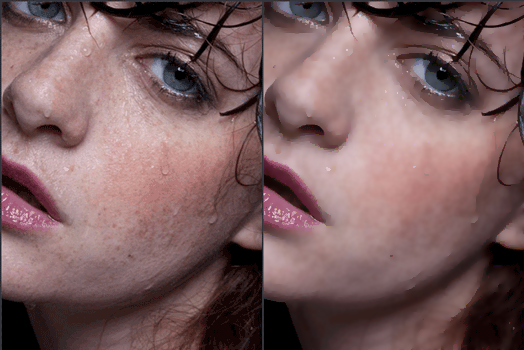
//> input picture anisotropic_diffusion/images/output/demo.png, 524 x 350 px
$ ./fast_bilateral_approximation   (built with g++ and OpenCV 4)
//> lines starting //> are read from the running program, lines starting //| are printed output that depends on the picture
// C++
#include <assert.h>
#include <cmath>
#include <string>
#include <vector>
#include <fstream>
#include <iostream>
// OpenCV
#include <opencv2/opencv.hpp>


namespace {
    void run(const std::function<void()>& work=[]{}, const std::string message="") {
        auto start = std::chrono::steady_clock::now();
        work();
        auto finish = std::chrono::steady_clock::now();
        auto duration = std::chrono::duration_cast<std::chrono::milliseconds>(finish - start);
        std::cout << message << " " << duration.count() << " ms" <<  std::endl;
    }
    void cv_show(const cv::Mat& one_image, const char* info="") {
        cv::imshow(info, one_image);
        cv::waitKey(0);
        cv::destroyAllWindows();
    }
    cv::Mat cv_concat(const std::vector<cv::Mat>& images){
        cv::Mat display;
        cv::hconcat(images, display);
        return display;
    }
    bool cv_write(const cv::Mat& source, const std::string save_path) {
        return cv::imwrite(save_path, source, std::vector<int>({cv::IMWRITE_PNG_COMPRESSION, 0}));
    }

    template<typename T>
    T min_in_array(const T* const data_ptr, const int length) {
        if(length < 1) return 0;
        T min_value = data_ptr[0];
        for(int i = 1;i < length; ++i)
            if(data_ptr[i] < min_value)
                min_value = data_ptr[i];
        return min_value;
    }
    template<typename T>
    T max_in_array(const T* const data_ptr, const int length) {
        if(length < 1) return 0;
        T max_value = data_ptr[0];
        for(int i = 1;i < length; ++i)
            if(data_ptr[i] > max_value)
                max_value = data_ptr[i];
        return max_value;
    }

    template<typename T>
    inline T clip(T x, T down, T up) {
        if(x < down) x = down;
        else if(x > up) x = up;
        return x;
    }
}


cv::Mat fast_bilateral_approximation(
        const cv::Mat& input,
        const cv::Mat& refer,
        // 采样率
        const float spatial_sample=8,
        const float range_sample=0.1,
        // 网格做滤波时候的半径
        const int grid_padding=2,
        // 打印信息
        const bool verbose=true) {

    using pointer_type = const float* const;

    // 【1】********************** 收集图像信息 **********************
    const int H = input.rows;
    const int W = input.cols;
    const int length = H * W;
    assert(H == refer.rows and W == refer.cols and "shapes of input and refer must be the same");
    assert(input.channels() == 1 and refer.channels() == 1 and "only gray images are supported");

    // 【2】********************** 根据图像的宽高, 亮度构建双边网格 **********************
    // 计算图像中的取值范围, 用于定义值域网格
    pointer_type refer_ptr = refer.ptr<float>();
    const float range_min = min_in_array(refer_ptr, length);
    const float range_max = max_in_array(refer_ptr, length);
    const float range_interval = range_max - range_min;
    if(verbose) {
        std::cout << "intensity    :  [" << range_min << ", " << range_max << "]" << std::endl;
    }
    // 决定下采样网格的大小
    const int grid_height = std::floor((H - 1) / spatial_sample) + 1 + 2 * grid_padding;
    const int grid_width = std::floor((W - 1) / spatial_sample) + 1 + 2 * grid_padding;
    const int grid_value = std::floor(range_interval / range_sample) + 1 + 2 * grid_padding;
    // 创建 grid, 一个是分母的加权部分, 另一个是分子(齐次的 1)
    const int grid_size = grid_height * grid_width * grid_value;
    std::vector<float> wi_grid(grid_size, 0);
    std::vector<float> w_grid(grid_size, 0);
    if(verbose) {
        std::cout << "grid  :  \n";
        std::cout << "\theight     :  " << grid_height << std::endl;
        std::cout << "\twidth      :  " << grid_width << std::endl;
        std::cout << "\tvalue      :  " << grid_value << std::endl;
        std::cout << "\tgrid_size  :  "<< grid_size << std::endl;
    }
    // 根据参考图像的信息, 将输入图像下采样填充到 grid 网格中
    for(int i = 0;i < H; ++i) {
        const int x = std::floor(i / spatial_sample) + grid_padding + 1;  // 图像第 i 行映射到网格中的坐标
        pointer_type I_ptr = input.ptr<float>() + i * W;  // 输入图象在第 i 行的指针
        pointer_type R_ptr = refer_ptr + i * W;           // 参考图像在第 i 行的指针
        for(int j = 0;j < W; ++j) {
            const int y = std::floor(j / spatial_sample) + grid_padding + 1;  // 图像第 j 列映射到网格中的坐标
            const int z = std::floor((R_ptr[j] - range_min) * 1.f / range_sample) + grid_padding + 1;  // 图像中点 (i,j) 的亮度值映射到网格的 z 维的坐标
            const int grid_pos = (x * grid_width + y) * grid_value + z;
            wi_grid[grid_pos] += I_ptr[j];
            w_grid[grid_pos] += 1;
        }
    }
    if(verbose) {
        std::cout << "filling values to gird is completed" << std::endl;
    }

    // ********************** 在网格上做卷积, 低通滤波 **********************
    std::vector<int> offset({grid_width * grid_value, grid_value, 1});
    std::vector<float> wi_grid_buffer(grid_size, 0); // 用于存储多维分离卷积的上一次结果
    std::vector<float> w_grid_buffer(grid_size, 0);
    for(int dimension = 0;dimension < 3; ++dimension) {
        const int _offset = offset[dimension];  // 当前维度 +1, -1 在网格中的偏移量
        for(int iter = 0;iter < 2; ++iter) {     // 实际半径为 2 倍的 1, 下面的滤波半径都是 1
            wi_grid.swap(wi_grid_buffer);
            w_grid.swap(w_grid_buffer);       // 这个交换很巧妙, 第一次卷积的结果存放在 buffer, 第二次从 buffer 中再卷积一次放在网格中
            // 开始三维卷积
            for(int i = 1, i_MAX = grid_height - 1; i < i_MAX; ++i) {
                for(int j = 1, j_MAX = grid_width - 1; j < j_MAX; ++j) {
                    const int start = (i * grid_width + j) * grid_value; // 当前网格在第(i, j)个格子的偏移量
                    float* wi = wi_grid.data() + start;
                    float* wi_buf = wi_grid_buffer.data() + start;       // 加权的网格 和 它的上一次卷积结果, 在第(i, j)个格子的偏移地址
                    float* w = w_grid.data() + start;
                    float* w_buf = w_grid_buffer.data() + start;         // 齐次的网格 和 它的上一次卷积结果, 在第(i, j)个格子的偏移地址
                    for(int k = 1, k_MAX = grid_value - 1; k < k_MAX; ++k) {
                        // 每次卷积, dimension 这个维度上前一个像素 + 后一个像素 和 当前像素做加权平均, 平滑
                        wi[k] = 0.25 * (2.0 * wi_buf[k] + wi_buf[k - _offset] + wi_buf[k + _offset]);
                        w[k] = 0.25 * (2.0 * w_buf[k] + w_buf[k - _offset] + w_buf[k + _offset]);
                    }
                }
            }
        }
    }
    if(verbose) {
        std::cout << "low-pass convolution on grid is completed" << std::endl;
    }

    // ********************** 网格做了低通滤波之后, 根据参考图从网格中插值得到每一个目标点的值 **********************
    auto trilinear_interpolate = [](
            const std::vector<float>& wi_grid,
            const std::vector<float>& w_grid,
            const float x, const float y, const float z,
            std::vector<int> border) ->float {
        // 计算这个小数坐标 (x, y, z) 在网格中, 在三个方向上的上界和下界
        const int x_down = clip<int>(std::floor(x), 0, border[0] - 1);
        const int x_up   = clip<int>(x_down + 1, 0, border[0] - 1);
        const int y_down = clip<int>(std::floor(y), 0, border[1] - 1);
        const int y_up   = clip<int>(y_down + 1, 0, border[1] - 1);
        const int z_down = clip<int>(std::floor(z), 0, border[2] - 1);
        const int z_up   = clip<int>(z_down + 1, 0, border[2] - 1);
        // 获取这个小数坐标在 x, y, z 方向上的权重量
        const float x_weight = std::abs(x - x_down);
        const float y_weight = std::abs(y - y_down);
        const float z_weight = std::abs(z - z_down);
        // 计算 (__x, __y, __z) 在网格中的偏移地址
        auto index = [&](const int _x, const int _y, const int _z) ->int {
            return (_x * border[1] + _y) * border[2] + _z;
        };
        // 准备立方体 8 个点坐标对应的偏移量
        std::vector<int> offsets = {
            index(x_down, y_down, z_down),
            index(x_up,   y_down, z_down),
            index(x_down, y_up,   z_down),
            index(x_down, y_down, z_up),
            index(x_up,   y_up,   z_down),
            index(x_up,   y_down, z_up),
            index(x_down, y_up,   z_up),
            index(x_up,   y_up,   z_up)
        };
        // 准备立方体 8 个点坐标对应的加权值
        std::vector<float> weights = {
            (1.f - x_weight) * (1.f - y_weight) * (1.f - z_weight),
            x_weight         * (1.f - y_weight) * (1.f - z_weight),
            (1.f - x_weight) * y_weight         * (1.f - z_weight),
            (1.f - x_weight) * (1.f - y_weight) * z_weight,
            x_weight         * y_weight         * (1.f - z_weight),
            x_weight         * (1.f - y_weight) * z_weight,
            (1.f - x_weight) * y_weight         * z_weight,
            x_weight         * y_weight         * z_weight
        };
        // 两个网格的插值共用一套加权参数
        float wi_interpolated = 0.f;
        for(int i = 0;i < 8; ++i) wi_interpolated += weights[i] * wi_grid[offsets[i]];
        float w_interpolated = 0.f;
        for(int i = 0;i < 8; ++i) w_interpolated += weights[i] * w_grid[offsets[i]];
        // 插值结果相除, 归一化
        return wi_interpolated / w_interpolated;
    };

    int cnt = 0;
    cv::Mat result(H, W, CV_8UC1);  // 准备一个结果
    uchar* const res_ptr = result.ptr<uchar>();
    for(int i = 0;i < H; ++i) {
        for(int j = 0;j < W; ++j) {
            // 计算这个点在网格中的坐标
            const float x = i * 1.f / spatial_sample + grid_padding;
            const float y = j * 1.f / spatial_sample + grid_padding;
            const float z = (refer_ptr[i * W + j] - range_min) / range_sample + grid_padding;
            // 三次线性插值, 两个分支
            float interp_res = trilinear_interpolate(wi_grid, w_grid, x, y, z, {grid_height, grid_width, grid_value});
            // wi / w 是最终的加权结果
            res_ptr[cnt++] = cv::saturate_cast<uchar>(255 * interp_res);
        }
    }
    return result;
}


int main() {
    std::setbuf(stdout, 0);

    // 读取图像
    cv::Mat color_image = cv::imread("./images/input/demo.png");
//> color_image is the input picture: 350 rows x 524 cols, CV_8UC3; mean B, G, R 95.4, 94.6, 123.4
    assert(not color_image.empty() and "failed to load image");

    // 单通道
    if(false) {
        // 转化成灰度图
        cv::Mat gray_image;
        cv::cvtColor(color_image, gray_image, cv::COLOR_BGR2GRAY);
        // 转成 float 数据
        gray_image.convertTo(gray_image, CV_32FC1);
        gray_image /= 255;
        // 开始快速滤波
        cv::Mat result;
        run([&](){
            result = fast_bilateral_approximation(
                gray_image, gray_image,
                4, 0.05,
                2, false
            );
        }, "fast bilateral approximation using sampling grid");
        cv_show(result);
    }
    else {
        // 拆成三通道
        std::vector<cv::Mat> bgr_channels;
        cv::split(color_image, bgr_channels);
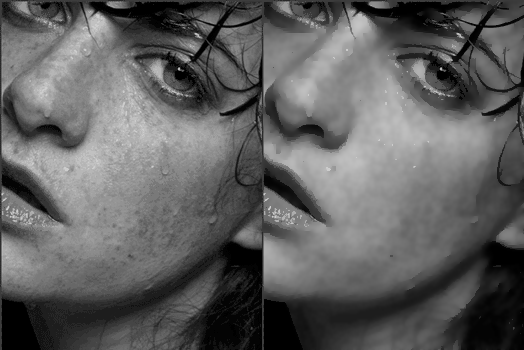
//> bgr_channels[0]: 350 rows x 524 cols, CV_8UC1; min 0, max 205, mean 95.4
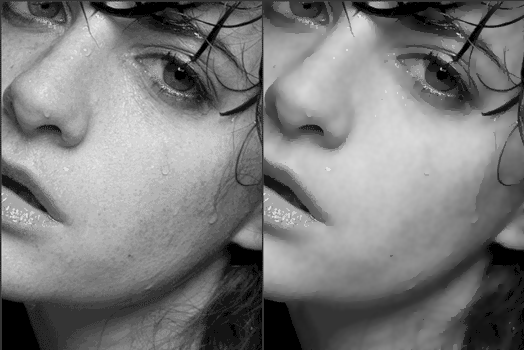
//> bgr_channels[2]: 350 rows x 524 cols, CV_8UC1; min 0, max 226, mean 123.4
        // 存放结果
        std::vector<cv::Mat> result_temp;
        result_temp.reserve(3);
        for(auto& channel : bgr_channels) {
            channel.convertTo(channel, CV_32FC1);
            channel /= 255;
            result_temp.emplace_back(fast_bilateral_approximation(
                channel, channel, 4, 0.05, 1, false
            ));
        }
//> this loop made 3 passes
//> (range_max in fast_bilateral_approximation, range_interval in fast_bilateral_approximation, grid_value in fast_bilateral_approximation, grid_size in fast_bilateral_approximation, offset in fast_bilateral_approximation) on passes 1 to 3: (0.804, 0.804, 19, 227430, [2527, 19, 1]), (0.784, 0.784, 18, 215460, [2394, 18, 1]), (0.886, 0.886, 20, 239400, [2660, 20, 1])
        // 合并成多通道
        cv::Mat result;
        cv::merge(result_temp, result);
        cv_show(cv_concat({color_image, result}));
//> in cv_concat, `cv::hconcat(images, display);`:
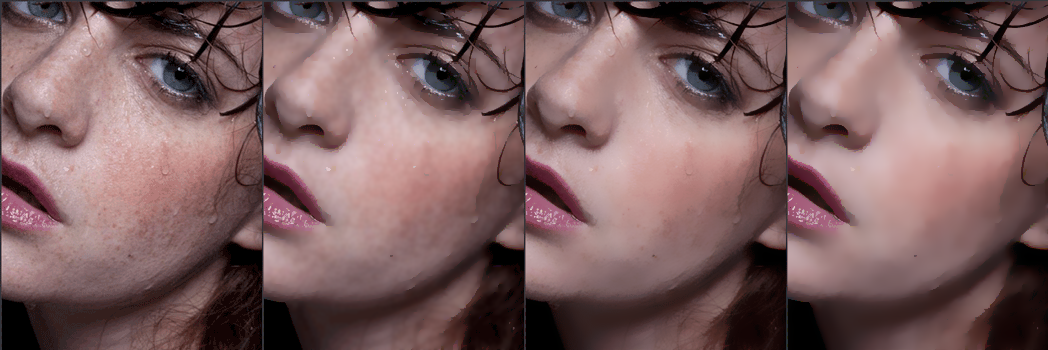
//> display: 350 rows x 1048 cols, CV_8UC3; mean B, G, R 94.4, 93.7, 122.4
    }

    return 0;
}
